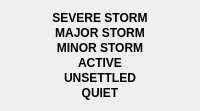
                 <widget class="QWidget" name="widget_17" native="true">
                  <property name="sizePolicy">
                   <sizepolicy hsizetype="Preferred" vsizetype="Minimum">
                    <horstretch>0</horstretch>
                    <verstretch>0</verstretch>
                   </sizepolicy>
                  </property>
                  <layout class="QVBoxLayout" name="verticalLayout_9">
                   <property name="spacing">
                    <number>1</number>
                   </property>
                   <item>
                    <widget class="SwitchableLabel" name="a_sev_storm_lbl">
                     <property name="sizePolicy">
                      <sizepolicy hsizetype="Preferred" vsizetype="Minimum">
                       <horstretch>0</horstretch>
                       <verstretch>0</verstretch>
                      </sizepolicy>
                     </property>
                     <property name="font">
                      <font>
                       <pointsize>9</pointsize>
                       <weight>75</weight>
                       <bold>true</bold>
                      </font>
                     </property>
                     <property name="styleSheet">
                      <string notr="true"/>
                     </property>
                     <property name="text">
                      <string>SEVERE STORM</string>
                     </property>
                     <property name="alignment">
                      <set>Qt::AlignCenter</set>
                     </property>
                    </widget>
                   </item>
                   <item>
                    <widget class="SwitchableLabel" name="a_maj_storm_lbl">
                     <property name="sizePolicy">
                      <sizepolicy hsizetype="Preferred" vsizetype="Minimum">
                       <horstretch>0</horstretch>
                       <verstretch>0</verstretch>
                      </sizepolicy>
                     </property>
                     <property name="font">
                      <font>
                       <pointsize>9</pointsize>
                       <weight>75</weight>
                       <bold>true</bold>
                      </font>
                     </property>
                     <property name="styleSheet">
                      <string notr="true"/>
                     </property>
                     <property name="text">
                      <string>MAJOR STORM</string>
                     </property>
                     <property name="alignment">
                      <set>Qt::AlignCenter</set>
                     </property>
                    </widget>
                   </item>
                   <item>
                    <widget class="SwitchableLabel" name="a_min_storm_lbl">
                     <property name="sizePolicy">
                      <sizepolicy hsizetype="Preferred" vsizetype="Minimum">
                       <horstretch>0</horstretch>
                       <verstretch>0</verstretch>
                      </sizepolicy>
                     </property>
                     <property name="font">
                      <font>
                       <pointsize>9</pointsize>
                       <weight>75</weight>
                       <bold>true</bold>
                      </font>
                     </property>
                     <property name="styleSheet">
                      <string notr="true"/>
                     </property>
                     <property name="text">
                      <string>MINOR STORM</string>
                     </property>
                     <property name="alignment">
                      <set>Qt::AlignCenter</set>
                     </property>
                    </widget>
                   </item>
                   <item>
                    <widget class="SwitchableLabel" name="a_active_lbl">
                     <property name="sizePolicy">
                      <sizepolicy hsizetype="Preferred" vsizetype="Minimum">
                       <horstretch>0</horstretch>
                       <verstretch>0</verstretch>
                      </sizepolicy>
                     </property>
                     <property name="font">
                      <font>
                       <pointsize>9</pointsize>
                       <weight>75</weight>
                       <bold>true</bold>
                      </font>
                     </property>
                     <property name="styleSheet">
                      <string notr="true"/>
                     </property>
                     <property name="text">
                      <string>ACTIVE</string>
                     </property>
                     <property name="alignment">
                      <set>Qt::AlignCenter</set>
                     </property>
                    </widget>
                   </item>
                   <item>
                    <widget class="SwitchableLabel" name="a_unsettled_lbl">
                     <property name="sizePolicy">
                      <sizepolicy hsizetype="Preferred" vsizetype="Minimum">
                       <horstretch>0</horstretch>
                       <verstretch>0</verstretch>
                      </sizepolicy>
                     </property>
                     <property name="font">
                      <font>
                       <pointsize>9</pointsize>
                       <weight>75</weight>
                       <bold>true</bold>
                      </font>
                     </property>
                     <property name="styleSheet">
                      <string notr="true"/>
                     </property>
                     <property name="text">
                      <string>UNSETTLED</string>
                     </property>
                     <property name="alignment">
                      <set>Qt::AlignCenter</set>
                     </property>
                    </widget>
                   </item>
                   <item>
                    <widget class="SwitchableLabel" name="a_quiet_lbl">
                     <property name="sizePolicy">
                      <sizepolicy hsizetype="Preferred" vsizetype="Minimum">
                       <horstretch>0</horstretch>
                       <verstretch>0</verstretch>
                      </sizepolicy>
                     </property>
                     <property name="font">
                      <font>
                       <pointsize>9</pointsize>
                       <weight>75</weight>
                       <bold>true</bold>
                      </font>
                     </property>
                     <property name="styleSheet">
                      <string notr="true"/>
                     </property>
                     <property name="text">
                      <string>QUIET</string>
                     </property>
                     <property name="alignment">
                      <set>Qt::AlignCenter</set>
                     </property>
                    </widget>
                   </item>
                  </layout>
                 </widget>
